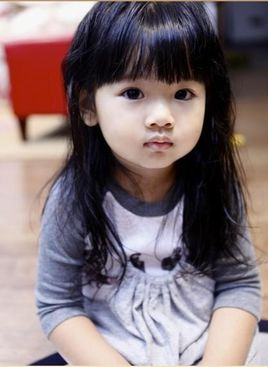
#> input picture img/face.jpg, 268 x 367 px, found by its file name
$ python face.py   (older library calls are emulated)
#> lines starting #> are read from the running program, lines starting #| are printed output that depends on the picture; after the words box and inside, x2 and y2 are one past the last pixel; in counts of white or black regions, pixels touching at a corner belong together
import cv2
import numpy as np
from matplotlib import pyplot as plt
imagepath="img/face.jpg"
image = cv2.imread(imagepath)
#> image is the input picture: shape (367, 268, 3); mean B, G, R 116.3, 112.6, 128.6
gray = cv2.cvtColor(image,cv2.COLOR_BGR2GRAY)
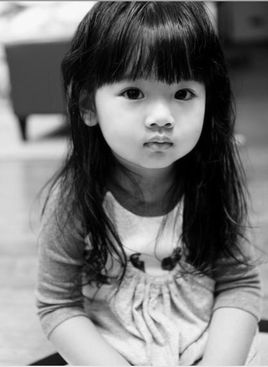
#> gray: shape (367, 268); min 0, max 255, mean 117.8
face_cascade = cv2.CascadeClassifier(r'./haarcascade_frontalface_default.xml')
faces = face_cascade.detectMultiScale(
   gray,
   scaleFactor = 1.15,
   minNeighbors = 5,
   minSize = (5,5),
   flags = cv2.cv.CV_HAAR_SCALE_IMAGE
)
#> faces = [[13, 115, 64, 64], [91, 46, 131, 131]]

print ("find {0} faces!".format(len(faces)))
#| find 2 faces!
for(x,y,w,h) in faces:
   cv2.rectangle(image,(x,y),(x+w,y+w),(0,255,0),2)
#> this loop made 2 passes
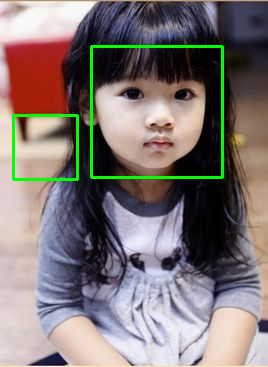
#> image: shape (367, 268, 3); 2.37% of pixels changed, all inside (x1, y1, x2, y2) = (12, 45, 224, 181)
cv2.imshow("Image Title",image)

cv2.waitKey(0)

$ run again, with img/building.jpg copied over img/face.jpg
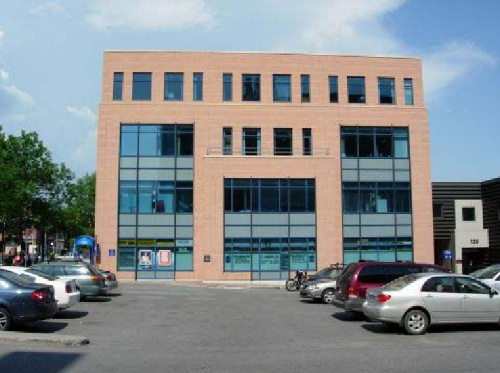
#> input picture img/building.jpg, 500 x 373 px, found by its file name
#> image is the input picture: shape (373, 500, 3); mean B, G, R 139.3, 136.4, 129.4
#> `gray = cv2.cvtColor(image,cv2.COLOR_BGR2GRAY)`:
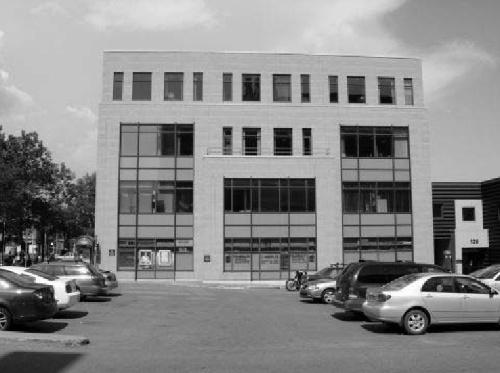
#> gray: shape (373, 500); min 0, max 255, mean 134.6
#> faces = [[306, 149, 138, 138]]
#| find 1 faces!
#> the loop `for(x,y,w,h) in faces:` made 1 pass
#> after the loop `for(x,y,w,h) in faces:`:
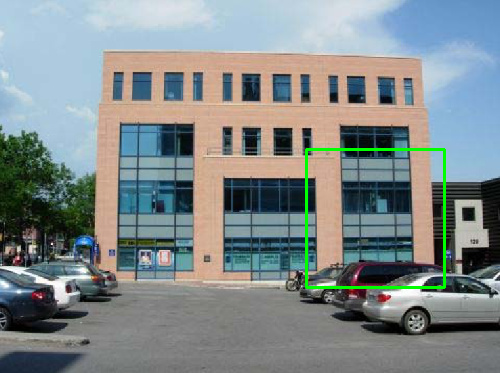
#> image: shape (373, 500, 3); 0.89% of pixels changed, all inside (x1, y1, x2, y2) = (305, 148, 446, 289)
